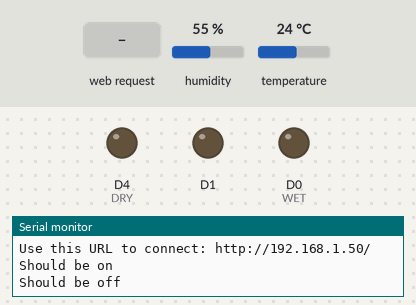
Simulated run of this sketch. Board: ESP8266 (NodeMCU). Parts: output pins drawn as LEDs (lit = HIGH), the last lines printed to the serial monitor. Dashed ring = blinking. The test bench sets the inputs (shaded band); at power-on: humidity 55 %, temperature 24 °C. WiFi joins after 1.5 s; servers stay silent unless stated.

Above: at 2.7 s.
2.8 s: HTTP request GET /Up=ON received
At 4.3 s:
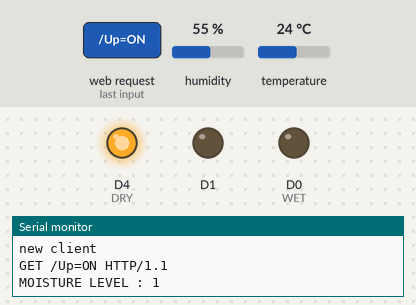
At 5.3 s:
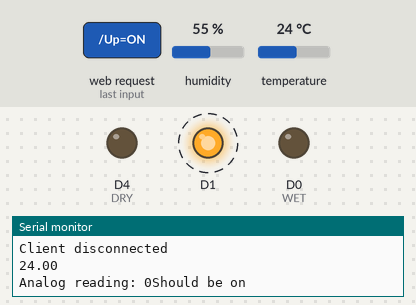
Timing chart, 0 to 12.3 s (numbered marks = the images above; inputs shaded):
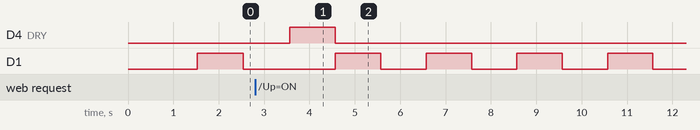

Measured:
- after the input at 2.8 s, D4 (DRY): LOW → HIGH after 0.77 s, → LOW 1.0 s later
- by itself, D1: alternates HIGH for 1.0 s and LOW for 1.0 s

The sketch:

sensorsarduinocode.ino
```cpp
#include <ESP8266WiFi.h>

#include "DHT.h"

#define DHTTYPE DHT11
#define dht_dpin 0      //GPIO-0 D3 pin of nodemcu

const char* ssid = "Stefan";
const char* password = "mafia2911";


int WET= 16;
int DRY= 2;

int sense_Pin = 0;
int valueSoil = 0;


DHT dht(dht_dpin, DHTTYPE);
WiFiServer server(80);

void setup(void)
{
dht.begin();
  Serial.begin(9600);
  delay(10);
  pinMode(WET, OUTPUT);
  pinMode(DRY, OUTPUT);
  pinMode(D1, OUTPUT);

// Connect to WiFi network
  Serial.println();
  Serial.print("Connecting to ");
  Serial.println(ssid);
  WiFi.begin(ssid, password);     //Begin WiFi


while (WiFi.status() != WL_CONNECTED) {
    delay(500);
    Serial.print(".");
  }

  Serial.println("");
  Serial.println("WiFi connected");


  // Start the server
  server.begin();
  Serial.println("Server started");

  // Print the IP address on serial monitor
  Serial.print("Use this URL to connect: ");
  Serial.print("http://");    //URL IP to be typed in mobile/desktop browser
  Serial.print(WiFi.localIP());
  Serial.println("/");

}


void loop() {

   digitalWrite(D1, HIGH); // Set pin 7 as "high" or turn it on
  Serial.println("Should be on"); // prints that the pump should be on
  delay(1000); // 10 second delay
  digitalWrite(D1, LOW); // Set pin 7 as "low" or turn it off
  Serial.println("Should be off"); // prints that the pump should be off
  delay(1000); // another 10 second delay

// Check if a client has connected

  WiFiClient client = server.available();
  if (!client) {
    return;
  }

  // Wait until the client sends some data

  Serial.println("new client");

  while(!client.available()){
    delay(1);
  }
  // Read the first line of the request

  String request = client.readStringUntil('\r');
  Serial.println(request);
  client.flush();

float h =0.0;  //Humidity level
float t =dht.readTemperature();  //Temperature in celcius
float f =0.0;  //Temperature in fahrenheit

   // Match the request

  int value = LOW;
 if (request.indexOf("/Up=ON") != -1)  {
     h = dht.readHumidity();    //Read humidity level
     t = dht.readTemperature(); //Read temperature in celcius
     f = (h * 1.8) + 32;        //Temperature converted to Fahrenheit
    value = HIGH;
  }

  // Return the response

  client.println("HTTP/1.1 200 OK");
  client.println("Content-Type: text/html");
  client.println(""); //  do not forget this one
  client.println("<!DOCTYPE HTML>");
  client.println("<html>");
  client.println("<h1 align=center>Temperature & Humidity Monitoring with DHT11</h1><br><br>");
  client.print("Temperature in Celsius =");
  client.println(t);
  client.println("<br>");
  client.print("Temperature in Fahrenheit =");
  client.println(f);
  client.println("<br>");
  client.print("Humidity =");
  client.println(h);
  client.print(" %");
  client.print("Moisture =");
  client.println(valueSoil);
  client.println("<br>");
  client.println();


    Serial.print("MOISTURE LEVEL : ");
    valueSoil= analogRead(sense_Pin);
    valueSoil= valueSoil;

   Serial.println(value);

        if(valueSoil<50)
        {
            digitalWrite(WET, HIGH);
        }

       else
       {
           digitalWrite(DRY,HIGH);
       }

       delay(1000);
       digitalWrite(WET,LOW);
       digitalWrite(DRY, LOW);

  if(value == HIGH) {
    client.println("Updated");
  } else {
    client.print("Not Updated");
  }
  client.println("<br><br>");
  client.println("<a href=\"/Up=ON\"\"><button>Update Temperature & Humidity</button></a><br />");
  client.println("</html>");
  delay(1);
  Serial.println("Client disconnected");
  Serial.println("");
  Serial.println(dht.readTemperature());
  int digitalValue = digitalRead(D4);
  Serial.print("Analog reading: ");
  Serial.print(digitalValue);
}
```
